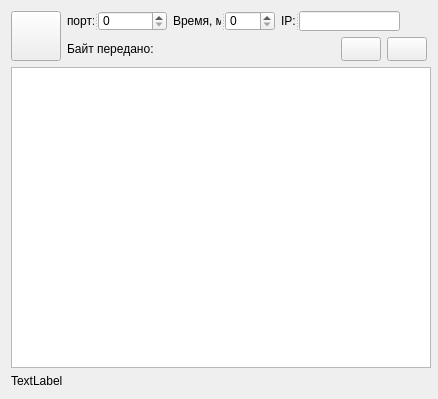
<?xml version="1.0" encoding="UTF-8"?>
<ui version="4.0">
 <class>Form</class>
 <widget class="QWidget" name="Form">
  <property name="geometry">
   <rect>
    <x>0</x>
    <y>0</y>
    <width>438</width>
    <height>399</height>
   </rect>
  </property>
  <property name="minimumSize">
   <size>
    <width>438</width>
    <height>399</height>
   </size>
  </property>
  <property name="windowTitle">
   <string>Form</string>
  </property>
  <layout class="QVBoxLayout" name="verticalLayout_2">
   <item>
    <layout class="QHBoxLayout" name="horizontalLayout_3">
     <item>
      <widget class="QPushButton" name="btn_SendOn">
       <property name="minimumSize">
        <size>
         <width>50</width>
         <height>50</height>
        </size>
       </property>
       <property name="maximumSize">
        <size>
         <width>50</width>
         <height>50</height>
        </size>
       </property>
       <property name="text">
        <string/>
       </property>
       <property name="icon">
        <iconset resource="resource.qrc">
         <normaloff>:/icons/upload_server.ico</normaloff>:/icons/upload_server.ico</iconset>
       </property>
       <property name="iconSize">
        <size>
         <width>42</width>
         <height>42</height>
        </size>
       </property>
      </widget>
     </item>
     <item>
      <layout class="QVBoxLayout" name="verticalLayout">
       <item>
        <layout class="QHBoxLayout" name="horizontalLayout_2">
         <item>
          <widget class="QSplitter" name="splitter">
           <property name="minimumSize">
            <size>
             <width>100</width>
             <height>20</height>
            </size>
           </property>
           <property name="orientation">
            <enum>Qt::Horizontal</enum>
           </property>
           <widget class="QLabel" name="label_2">
            <property name="sizePolicy">
             <sizepolicy hsizetype="Fixed" vsizetype="Fixed">
              <horstretch>0</horstretch>
              <verstretch>0</verstretch>
             </sizepolicy>
            </property>
            <property name="minimumSize">
             <size>
              <width>27</width>
              <height>0</height>
             </size>
            </property>
            <property name="maximumSize">
             <size>
              <width>20</width>
              <height>20</height>
             </size>
            </property>
            <property name="text">
             <string>порт:</string>
            </property>
           </widget>
           <widget class="QSpinBox" name="spinBox_Port">
            <property name="minimumSize">
             <size>
              <width>48</width>
              <height>20</height>
             </size>
            </property>
            <property name="maximumSize">
             <size>
              <width>90</width>
              <height>20</height>
             </size>
            </property>
            <property name="maximum">
             <number>99999</number>
            </property>
           </widget>
          </widget>
         </item>
         <item>
          <widget class="QSplitter" name="splitter_4">
           <property name="orientation">
            <enum>Qt::Horizontal</enum>
           </property>
           <widget class="QLabel" name="label_4">
            <property name="sizePolicy">
             <sizepolicy hsizetype="Fixed" vsizetype="Fixed">
              <horstretch>0</horstretch>
              <verstretch>0</verstretch>
             </sizepolicy>
            </property>
            <property name="maximumSize">
             <size>
              <width>48</width>
              <height>20</height>
             </size>
            </property>
            <property name="text">
             <string>Время, мс:</string>
            </property>
           </widget>
           <widget class="QSpinBox" name="spinBox_Time">
            <property name="minimumSize">
             <size>
              <width>48</width>
              <height>20</height>
             </size>
            </property>
            <property name="maximumSize">
             <size>
              <width>75</width>
              <height>20</height>
             </size>
            </property>
            <property name="maximum">
             <number>1000</number>
            </property>
           </widget>
          </widget>
         </item>
         <item>
          <widget class="QSplitter" name="splitter_5">
           <property name="orientation">
            <enum>Qt::Horizontal</enum>
           </property>
           <widget class="QLabel" name="label_5">
            <property name="sizePolicy">
             <sizepolicy hsizetype="Fixed" vsizetype="Fixed">
              <horstretch>0</horstretch>
              <verstretch>0</verstretch>
             </sizepolicy>
            </property>
            <property name="maximumSize">
             <size>
              <width>14</width>
              <height>20</height>
             </size>
            </property>
            <property name="text">
             <string>IP:</string>
            </property>
           </widget>
           <widget class="QLineEdit" name="lineEdit_IP_Send">
            <property name="sizePolicy">
             <sizepolicy hsizetype="Fixed" vsizetype="Fixed">
              <horstretch>0</horstretch>
              <verstretch>0</verstretch>
             </sizepolicy>
            </property>
            <property name="maximumSize">
             <size>
              <width>101</width>
              <height>20</height>
             </size>
            </property>
           </widget>
          </widget>
         </item>
         <item>
          <spacer name="horizontalSpacer">
           <property name="orientation">
            <enum>Qt::Horizontal</enum>
           </property>
           <property name="sizeType">
            <enum>QSizePolicy::Expanding</enum>
           </property>
           <property name="sizeHint" stdset="0">
            <size>
             <width>40</width>
             <height>20</height>
            </size>
           </property>
          </spacer>
         </item>
        </layout>
       </item>
       <item>
        <layout class="QHBoxLayout" name="horizontalLayout">
         <item>
          <widget class="QLabel" name="label_Quant">
           <property name="minimumSize">
            <size>
             <width>111</width>
             <height>16</height>
            </size>
           </property>
           <property name="maximumSize">
            <size>
             <width>111</width>
             <height>16</height>
            </size>
           </property>
           <property name="text">
            <string>Байт передано: </string>
           </property>
          </widget>
         </item>
         <item>
          <spacer name="horizontalSpacer_2">
           <property name="orientation">
            <enum>Qt::Horizontal</enum>
           </property>
           <property name="sizeHint" stdset="0">
            <size>
             <width>40</width>
             <height>20</height>
            </size>
           </property>
          </spacer>
         </item>
         <item>
          <widget class="QPushButton" name="btn_Add">
           <property name="minimumSize">
            <size>
             <width>30</width>
             <height>21</height>
            </size>
           </property>
           <property name="maximumSize">
            <size>
             <width>40</width>
             <height>40</height>
            </size>
           </property>
           <property name="text">
            <string/>
           </property>
           <property name="icon">
            <iconset>
             <normaloff>icons/edit_add.ico</normaloff>icons/edit_add.ico</iconset>
           </property>
          </widget>
         </item>
         <item>
          <widget class="QPushButton" name="btn_Delete">
           <property name="minimumSize">
            <size>
             <width>30</width>
             <height>21</height>
            </size>
           </property>
           <property name="maximumSize">
            <size>
             <width>40</width>
             <height>40</height>
            </size>
           </property>
           <property name="text">
            <string/>
           </property>
           <property name="icon">
            <iconset>
             <normaloff>icons/edit_remove.ico</normaloff>icons/edit_remove.ico</iconset>
           </property>
          </widget>
         </item>
        </layout>
       </item>
      </layout>
     </item>
    </layout>
   </item>
   <item>
    <widget class="QTableView" name="tbl_Data">
     <property name="minimumSize">
      <size>
       <width>420</width>
       <height>120</height>
      </size>
     </property>
    </widget>
   </item>
   <item>
    <widget class="QLabel" name="lbl_Message">
     <property name="text">
      <string>TextLabel</string>
     </property>
    </widget>
   </item>
  </layout>
 </widget>
 <resources>
  <include location="resource.qrc"/>
 </resources>
 <connections/>
</ui>
